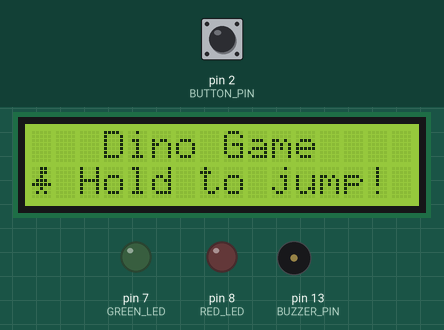
A sketch run on a simulated Arduino Uno, built with avr-gcc and run on an emulated ATmega328P. Parts: 16×2 character LCD, output pins drawn as LEDs (lit = HIGH), buzzer (waves = sounding). Inputs (shaded band) come from the test bench; at power-on: pin 2 (BUTTON_PIN) HIGH. Random numbers use the default seed unless the sketch sets one.

Above: at 1.3 s.
1.4 s: pin 2 (BUTTON_PIN) pulled LOW for 0.15 s
At 1.85 s:
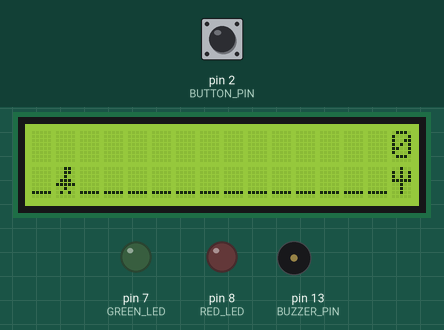
2.1 s: pin 2 (BUTTON_PIN) pulled LOW for 3.2 s
At 2.41 s:
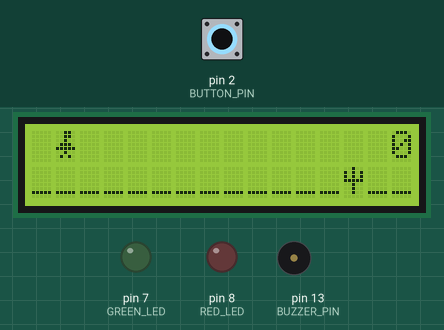
At 7.5 s:
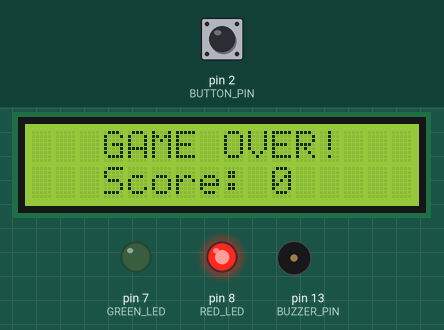
Timing chart, 0 to 9.7 s (numbered marks = the images above; inputs shaded):
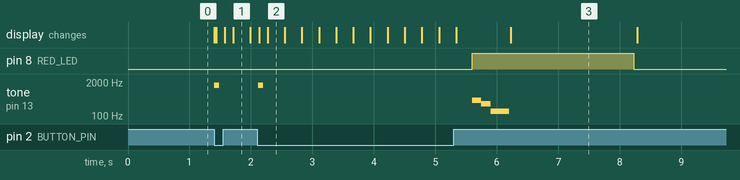

The sketch:

LCD_Dinosaur_Game.ino
```cpp
#include <Wire.h>
#include <LiquidCrystal_I2C.h>

#define LCD_ADDR   0x27
#define BUTTON_PIN 2
#define BUZZER_PIN 13
#define GREEN_LED  7
#define RED_LED    8

const unsigned long DEBOUNCE_MS        = 30;

const unsigned long INITIAL_CACTUS_STEP = 260;
const unsigned long MIN_CACTUS_STEP     = 110;
const unsigned long SPEEDUP_INTERVAL    = 6000;
const unsigned long SPEEDUP_AMOUNT      = 10;

const unsigned long PTERO_START_TIME    = 15000;
const unsigned long INITIAL_PTERO_STEP  = 220;
const unsigned long MIN_PTERO_STEP      = 90;

const unsigned long SUCCESS_TONE_FREQ   = 2000;
const unsigned long SUCCESS_TONE_MS     = 100;
const unsigned long LOSE_LED_MS         = 2000;

LiquidCrystal_I2C lcd(LCD_ADDR, 16, 2);

byte dinoChar[8] = {
  0b00110,
  0b00110,
  0b00100,
  0b01110,
  0b11111,
  0b00100,
  0b01010,
  0b00000
};

byte cactusChar[8] = {
  0b00100,
  0b10101,
  0b10101,
  0b11111,
  0b00100,
  0b00100,
  0b00100,
  0b00000
};

byte pteroChar[8] = {
  0b00000,
  0b10001,
  0b11011,
  0b01110,
  0b00100,
  0b00000,
  0b00000,
  0b00000
};

#define DINO_CHAR    byte(0)
#define CACTUS_CHAR  byte(1)
#define PTERO_CHAR   byte(2)

enum GameState { WAITING, RUNNING, GAMEOVER };
volatile GameState state = WAITING;

const int DINO_COL = 1;
int dinoRow = 1;

int cactusCol = 16;
unsigned long lastCactusMove = 0;
unsigned long currentCactusStep = INITIAL_CACTUS_STEP;

bool pteroActive = false;
int pteroCol = 16;
int pteroRow = 0;
unsigned long lastPteroMove = 0;
unsigned long currentPteroStep = INITIAL_PTERO_STEP;

unsigned long runStartTime = 0;

bool isJumping = false;

int score = 0;

unsigned long greenLedOffAt = 0;

volatile bool buttonHeld = false;
volatile bool buttonPressedEvent = false;
volatile unsigned long lastInterruptTime = 0;

void buttonISR() {
  unsigned long now = millis();
  if (now - lastInterruptTime > DEBOUNCE_MS) {
    bool pressed = (digitalRead(BUTTON_PIN) == LOW);
    if (pressed && !buttonHeld) {
      buttonPressedEvent = true;
    }
    buttonHeld = pressed;
    lastInterruptTime = now;
  }
}

void setup() {
  pinMode(BUTTON_PIN, INPUT_PULLUP);
  pinMode(BUZZER_PIN, OUTPUT);
  pinMode(GREEN_LED, OUTPUT);
  pinMode(RED_LED, OUTPUT);
  digitalWrite(GREEN_LED, LOW);
  digitalWrite(RED_LED, LOW);
  attachInterrupt(digitalPinToInterrupt(BUTTON_PIN), buttonISR, CHANGE);

  randomSeed(analogRead(A0));

  lcd.init();
  lcd.backlight();
  lcd.createChar(DINO_CHAR, dinoChar);
  lcd.createChar(CACTUS_CHAR, cactusChar);
  lcd.createChar(PTERO_CHAR, pteroChar);

  resetToStart();
}

void loop() {
  switch (state) {
    case WAITING:
      if (buttonPressedEvent) {
        buttonPressedEvent = false;
        startGame();
      }
      break;

    case RUNNING:
      updateJump();
      updateCactus();
      updatePtero();
      checkCollision();
      updateLeds();
      drawGame();
      break;

    case GAMEOVER:
      break;
  }
}

void updateLeds() {
  if (greenLedOffAt != 0 && millis() >= greenLedOffAt) {
    digitalWrite(GREEN_LED, LOW);
    greenLedOffAt = 0;
  }
}

void triggerSuccess() {
  digitalWrite(GREEN_LED, HIGH);
  tone(BUZZER_PIN, SUCCESS_TONE_FREQ, SUCCESS_TONE_MS);
  greenLedOffAt = millis() + SUCCESS_TONE_MS;
}

void resetToStart() {
  dinoRow = 1;
  isJumping = false;
  cactusCol = 16;
  pteroActive = false;
  pteroCol = 16;
  pteroRow = 0;
  score = 0;
  currentCactusStep = INITIAL_CACTUS_STEP;
  currentPteroStep = INITIAL_PTERO_STEP;
  state = WAITING;

  digitalWrite(GREEN_LED, LOW);
  digitalWrite(RED_LED, LOW);
  greenLedOffAt = 0;

  lcd.clear();
  lcd.setCursor(3, 0);
  lcd.print("Dino Game");
  lcd.setCursor(0, 1);
  lcd.write(DINO_CHAR);
  lcd.print(" Hold to jump!");
}

void startGame() {
  dinoRow = 1;
  isJumping = false;
  cactusCol = 16;
  pteroActive = false;
  pteroCol = 16;
  pteroRow = 0;
  score = 0;
  currentCactusStep = INITIAL_CACTUS_STEP;
  currentPteroStep = INITIAL_PTERO_STEP;
  runStartTime = millis();
  lastCactusMove = millis();
  lastPteroMove = millis();
  state = RUNNING;
  lcd.clear();
}

void updateJump() {
  if (buttonHeld) {
    if (!isJumping) {
      isJumping = true;
      dinoRow = 0;
      tone(BUZZER_PIN, 1500, 80);
    }
  } else {
    if (isJumping) {
      isJumping = false;
      dinoRow = 1;
    }
  }
}

void updateCactus() {
  unsigned long now = millis();

  unsigned long elapsed = now - runStartTime;
  unsigned long reduction = (elapsed / SPEEDUP_INTERVAL) * SPEEDUP_AMOUNT;
  if (reduction > (INITIAL_CACTUS_STEP - MIN_CACTUS_STEP)) {
    reduction = INITIAL_CACTUS_STEP - MIN_CACTUS_STEP;
  }
  currentCactusStep = INITIAL_CACTUS_STEP - reduction;

  if (now - lastCactusMove >= currentCactusStep) {
    lastCactusMove = now;

    if (cactusCol == DINO_COL) {
      score++;
      triggerSuccess();
    }

    cactusCol--;
    if (cactusCol < 0) {
      cactusCol = 16;
    }
  }
}

void updatePtero() {
  unsigned long now = millis();
  unsigned long elapsed = now - runStartTime;

  if (!pteroActive) {
    if (elapsed >= PTERO_START_TIME) {
      pteroActive = true;
      pteroCol = 16;
      pteroRow = random(0, 2);
      lastPteroMove = now;
    }
    return;
  }

  unsigned long sinceStart = elapsed - PTERO_START_TIME;
  unsigned long reduction = (sinceStart / SPEEDUP_INTERVAL) * SPEEDUP_AMOUNT;
  if (reduction > (INITIAL_PTERO_STEP - MIN_PTERO_STEP)) {
    reduction = INITIAL_PTERO_STEP - MIN_PTERO_STEP;
  }
  currentPteroStep = INITIAL_PTERO_STEP - reduction;

  if (now - lastPteroMove >= currentPteroStep) {
    lastPteroMove = now;

    if (pteroCol == DINO_COL) {
      score++;
      triggerSuccess();
    }

    pteroCol--;
    if (pteroCol < 0) {
      pteroCol = 16;
      pteroRow = random(0, 2);
    }
  }
}

void checkCollision() {
  if (cactusCol == DINO_COL && dinoRow == 1) {
    loseGame();
    return;
  }
  if (pteroActive && pteroCol == DINO_COL && dinoRow == pteroRow) {
    loseGame();
  }
}

void drawGame() {
  char row0[17];
  char row1[17];
  for (int i = 0; i < 16; i++) {
    row0[i] = ' ';
    row1[i] = '_';
  }
  row0[16] = '\0';
  row1[16] = '\0';

  if (dinoRow == 0) row0[DINO_COL] = 3;
  else               row1[DINO_COL] = 3;

  if (cactusCol >= 0 && cactusCol < 16) {
    row1[cactusCol] = 4;
  }

  if (pteroActive && pteroCol >= 0 && pteroCol < 16) {
    if (pteroRow == 0) row0[pteroCol] = 5;
    else               row1[pteroCol] = 5;
  }

  char scoreBuf[6];
  snprintf(scoreBuf, sizeof(scoreBuf), "%d", score);
  int len = strlen(scoreBuf);
  int startCol = 16 - len;
  if (startCol < 0) startCol = 0;
  for (int i = 0; i < len && (startCol + i) < 16; i++) {
    if (row0[startCol + i] == ' ') {
      row0[startCol + i] = scoreBuf[i];
    }
  }

  lcd.setCursor(0, 0);
  for (int i = 0; i < 16; i++) {
    if (row0[i] == 3)      lcd.write(DINO_CHAR);
    else if (row0[i] == 5) lcd.write(PTERO_CHAR);
    else                    lcd.print(row0[i]);
  }

  lcd.setCursor(0, 1);
  for (int i = 0; i < 16; i++) {
    if (row1[i] == 3)      lcd.write(DINO_CHAR);
    else if (row1[i] == 4) lcd.write(CACTUS_CHAR);
    else if (row1[i] == 5) lcd.write(PTERO_CHAR);
    else                    lcd.print(row1[i]);
  }
}

void loseGame() {
  state = GAMEOVER;

  digitalWrite(GREEN_LED, LOW);
  greenLedOffAt = 0;
  digitalWrite(RED_LED, HIGH);

  tone(BUZZER_PIN, 400, 150);
  delay(150);
  tone(BUZZER_PIN, 300, 150);
  delay(150);
  tone(BUZZER_PIN, 150, 300);
  delay(300);
  noTone(BUZZER_PIN);

  lcd.clear();
  lcd.setCursor(0, 0);
  lcd.print("   GAME OVER!   ");
  lcd.setCursor(0, 1);
  char buf[17];
  snprintf(buf, sizeof(buf), "   Score: %d", score);
  lcd.print(buf);

  delay(LOSE_LED_MS);
  digitalWrite(RED_LED, LOW);

  buttonPressedEvent = false;
  resetToStart();
}
```

Measured:
- after the input at 1.4 s, tone on pin 13 (BUZZER_PIN): silent → 1500 Hz at once, → silent 0.08 s later; the display: first changes at once (image 1 shows a later state)
